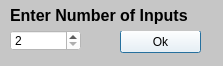
<?xml version="1.0" encoding="UTF-8"?>
<ui version="4.0">
 <class>InputSize</class>
 <widget class="QDialog" name="InputSize">
  <property name="geometry">
   <rect>
    <x>0</x>
    <y>0</y>
    <width>223</width>
    <height>66</height>
   </rect>
  </property>
  <property name="sizePolicy">
   <sizepolicy hsizetype="Fixed" vsizetype="Fixed">
    <horstretch>0</horstretch>
    <verstretch>0</verstretch>
   </sizepolicy>
  </property>
  <property name="minimumSize">
   <size>
    <width>223</width>
    <height>66</height>
   </size>
  </property>
  <property name="maximumSize">
   <size>
    <width>226</width>
    <height>66</height>
   </size>
  </property>
  <property name="palette">
   <palette>
    <active>
     <colorrole role="Button">
      <brush brushstyle="SolidPattern">
       <color alpha="255">
        <red>255</red>
        <green>255</green>
        <blue>255</blue>
       </color>
      </brush>
     </colorrole>
     <colorrole role="Base">
      <brush brushstyle="SolidPattern">
       <color alpha="255">
        <red>198</red>
        <green>198</green>
        <blue>198</blue>
       </color>
      </brush>
     </colorrole>
     <colorrole role="Window">
      <brush brushstyle="SolidPattern">
       <color alpha="255">
        <red>198</red>
        <green>198</green>
        <blue>198</blue>
       </color>
      </brush>
     </colorrole>
    </active>
    <inactive>
     <colorrole role="Button">
      <brush brushstyle="SolidPattern">
       <color alpha="255">
        <red>255</red>
        <green>255</green>
        <blue>255</blue>
       </color>
      </brush>
     </colorrole>
     <colorrole role="Base">
      <brush brushstyle="SolidPattern">
       <color alpha="255">
        <red>198</red>
        <green>198</green>
        <blue>198</blue>
       </color>
      </brush>
     </colorrole>
     <colorrole role="Window">
      <brush brushstyle="SolidPattern">
       <color alpha="255">
        <red>198</red>
        <green>198</green>
        <blue>198</blue>
       </color>
      </brush>
     </colorrole>
    </inactive>
    <disabled>
     <colorrole role="Button">
      <brush brushstyle="SolidPattern">
       <color alpha="255">
        <red>255</red>
        <green>255</green>
        <blue>255</blue>
       </color>
      </brush>
     </colorrole>
     <colorrole role="Base">
      <brush brushstyle="SolidPattern">
       <color alpha="255">
        <red>198</red>
        <green>198</green>
        <blue>198</blue>
       </color>
      </brush>
     </colorrole>
     <colorrole role="Window">
      <brush brushstyle="SolidPattern">
       <color alpha="255">
        <red>198</red>
        <green>198</green>
        <blue>198</blue>
       </color>
      </brush>
     </colorrole>
    </disabled>
   </palette>
  </property>
  <property name="windowTitle">
   <string>Gate Input Selector</string>
  </property>
  <property name="styleSheet">
   <string notr="true">background-color: rgb(131, 106, 112);
background-color: rgb(198, 198, 198);</string>
  </property>
  <widget class="QPushButton" name="pushButton">
   <property name="geometry">
    <rect>
     <x>120</x>
     <y>30</y>
     <width>81</width>
     <height>23</height>
    </rect>
   </property>
   <property name="styleSheet">
    <string notr="true">background-color: rgb(255, 255, 255);</string>
   </property>
   <property name="text">
    <string>Ok</string>
   </property>
  </widget>
  <widget class="QLabel" name="label">
   <property name="geometry">
    <rect>
     <x>10</x>
     <y>0</y>
     <width>191</width>
     <height>31</height>
    </rect>
   </property>
   <property name="font">
    <font>
     <pointsize>12</pointsize>
     <weight>75</weight>
     <bold>true</bold>
    </font>
   </property>
   <property name="text">
    <string>Enter Number of Inputs</string>
   </property>
  </widget>
  <widget class="QSpinBox" name="spinBox">
   <property name="geometry">
    <rect>
     <x>10</x>
     <y>30</y>
     <width>71</width>
     <height>21</height>
    </rect>
   </property>
   <property name="styleSheet">
    <string notr="true">background-color: rgb(255, 255, 255);</string>
   </property>
   <property name="minimum">
    <number>2</number>
   </property>
   <property name="maximum">
    <number>5</number>
   </property>
  </widget>
 </widget>
 <resources/>
 <connections/>
</ui>
